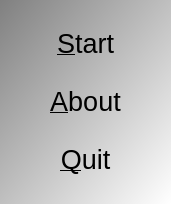
<?xml version="1.0" encoding="UTF-8"?>
<ui version="4.0">
 <class>QtCaesarCipherMenuDialog</class>
 <widget class="QDialog" name="QtCaesarCipherMenuDialog">
  <property name="geometry">
   <rect>
    <x>0</x>
    <y>0</y>
    <width>171</width>
    <height>204</height>
   </rect>
  </property>
  <property name="font">
   <font>
    <pointsize>20</pointsize>
   </font>
  </property>
  <property name="windowTitle">
   <string>CaesarCipher</string>
  </property>
  <property name="windowIcon">
   <iconset>
    <normaloff>:/images/CaesarCipherArrowUp16x16.png</normaloff>:/images/CaesarCipherArrowUp16x16.png</iconset>
  </property>
  <property name="styleSheet">
   <string notr="true">QDialog { 
background-color: qlineargradient(x1: 0, y1: 0, x2: 1, y2: 1, stop: 0  #808080, stop: 1 #ffffff);
}
QPushButton { background-color: rgb(255, 255, 255);  }
QPushButton { color: rgb(0,0,0); }
QPushButton { font: 48px &quot;Courier New&quot;, courier, monospace }</string>
  </property>
  <layout class="QGridLayout" name="gridLayout">
   <item row="0" column="0">
    <widget class="QPushButton" name="button_start">
     <property name="text">
      <string>&amp;Start</string>
     </property>
     <property name="flat">
      <bool>true</bool>
     </property>
    </widget>
   </item>
   <item row="3" column="0">
    <widget class="QPushButton" name="button_quit">
     <property name="text">
      <string>&amp;Quit</string>
     </property>
     <property name="flat">
      <bool>true</bool>
     </property>
    </widget>
   </item>
   <item row="2" column="0">
    <widget class="QPushButton" name="button_about">
     <property name="text">
      <string>&amp;About</string>
     </property>
     <property name="flat">
      <bool>true</bool>
     </property>
    </widget>
   </item>
  </layout>
 </widget>
 <tabstops>
  <tabstop>button_start</tabstop>
  <tabstop>button_quit</tabstop>
 </tabstops>
 <resources/>
 <connections/>
</ui>
